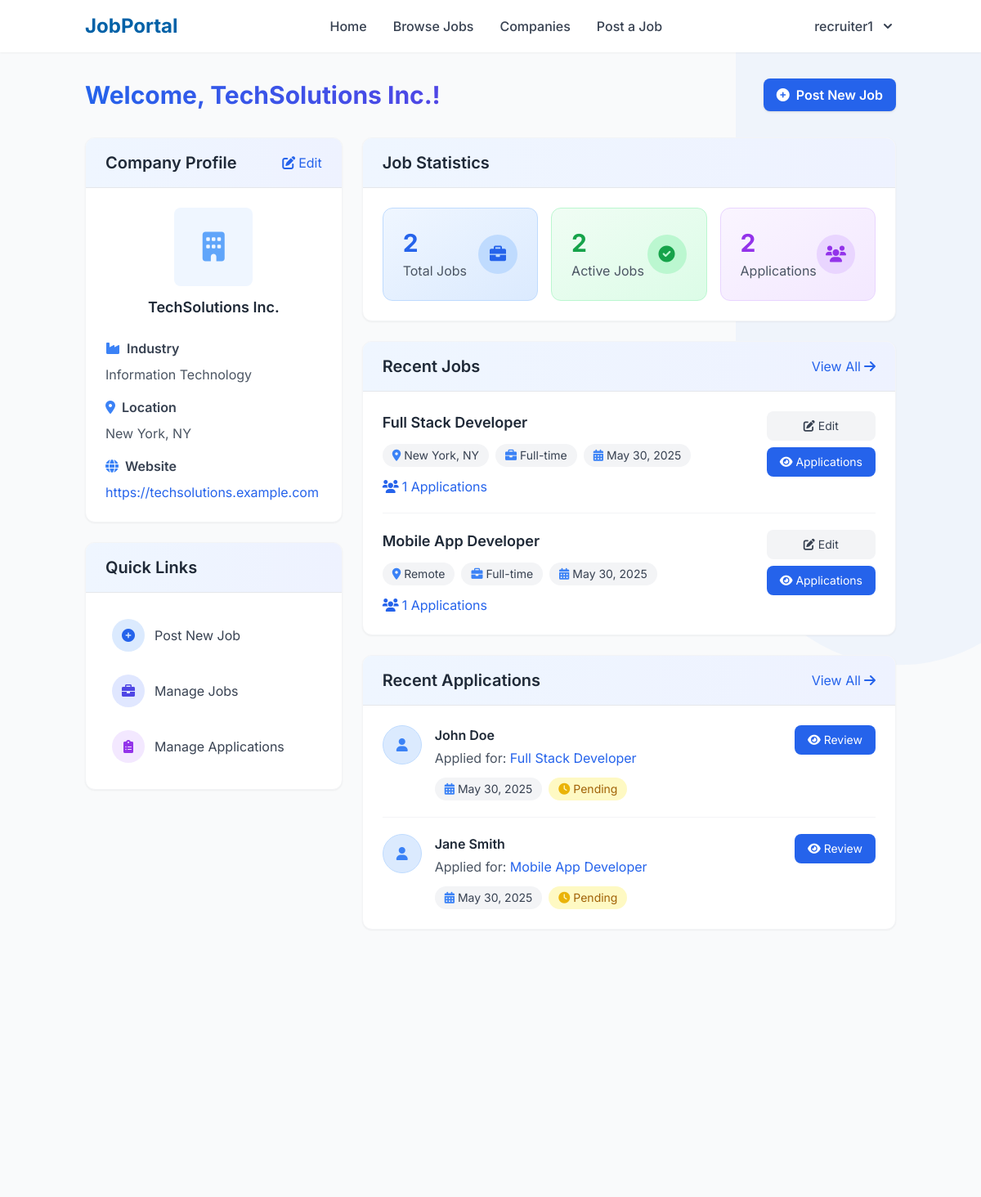
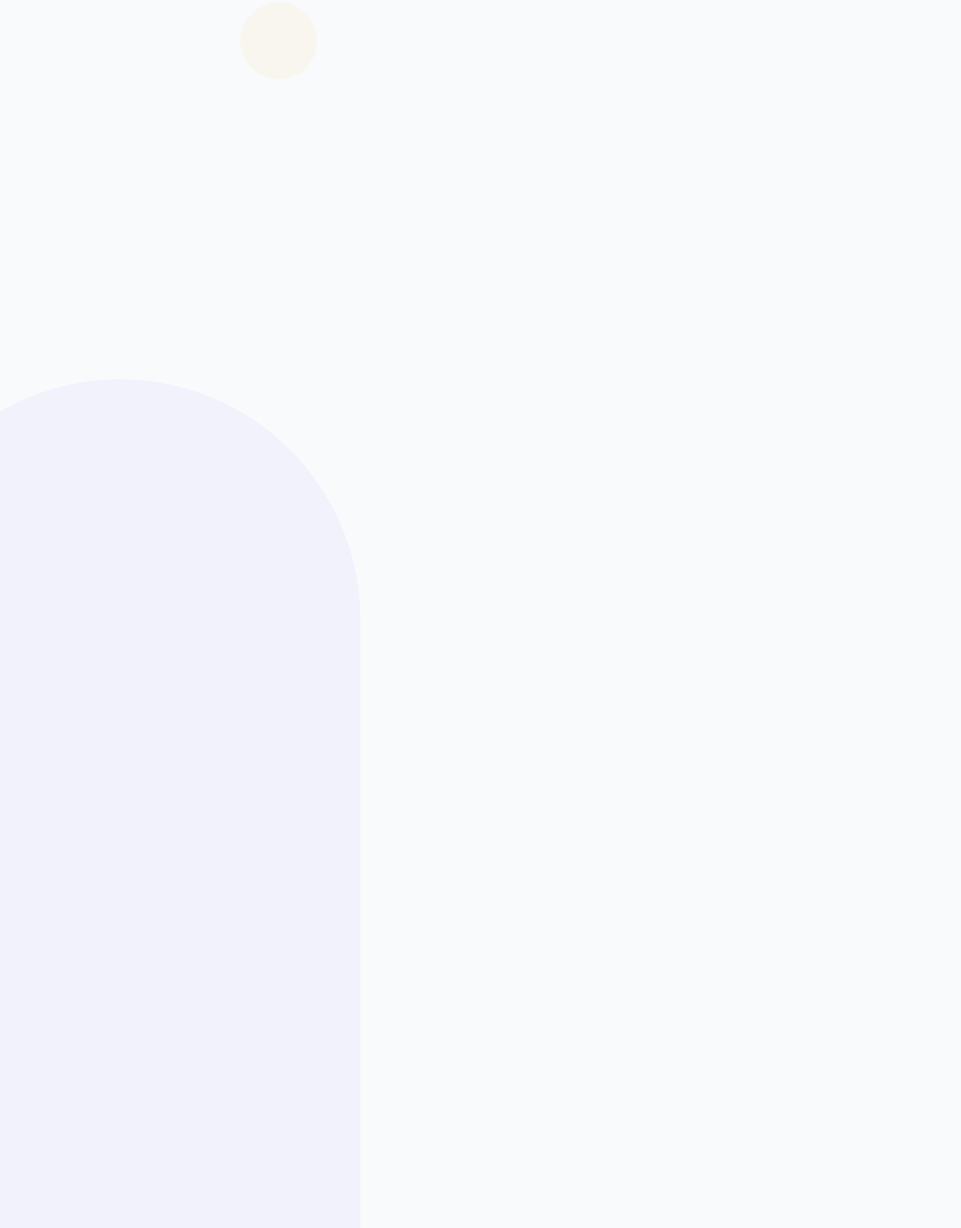
Page /recruiter_dashboard.php (signed in) on the committed database (2 pictures, top to bottom).
### tables this page shows
CREATE TABLE IF NOT EXISTS company_profiles (
    id INT NOT NULL PRIMARY KEY AUTO_INCREMENT,
    user_id INT NOT NULL,
    company_name VARCHAR(100) NOT NULL,
    company_description TEXT,
    industry VARCHAR(100),
    website VARCHAR(255),
    location VARCHAR(100),
    logo_path VARCHAR(255),
    FOREIGN KEY (user_id) REFERENCES users(id) ON DELETE CASCADE
);

CREATE TABLE IF NOT EXISTS jobs (
    id INT NOT NULL PRIMARY KEY AUTO_INCREMENT,
    recruiter_id INT NOT NULL,
    title VARCHAR(100) NOT NULL,
    description TEXT NOT NULL,
    requirements TEXT,
    location VARCHAR(100),
    job_type ENUM('full-time', 'part-time', 'contract', 'internship') NOT NULL,
    salary VARCHAR(50),
    posted_date TIMESTAMP DEFAULT CURRENT_TIMESTAMP,
    deadline DATE,
    status ENUM('open', 'closed') DEFAULT 'open',
    FOREIGN KEY (recruiter_id) REFERENCES users(id) ON DELETE CASCADE
);

CREATE TABLE IF NOT EXISTS applications (
    id INT NOT NULL PRIMARY KEY AUTO_INCREMENT,
    job_id INT NOT NULL,
    student_id INT NOT NULL,
    application_date TIMESTAMP DEFAULT CURRENT_TIMESTAMP,
    status ENUM('pending', 'reviewed', 'accepted', 'rejected') DEFAULT 'pending',
    cover_letter TEXT,
    FOREIGN KEY (job_id) REFERENCES jobs(id) ON DELETE CASCADE,
    FOREIGN KEY (student_id) REFERENCES users(id) ON DELETE CASCADE
);

CREATE TABLE IF NOT EXISTS student_profiles (
    id INT NOT NULL PRIMARY KEY AUTO_INCREMENT,
    user_id INT NOT NULL,
    full_name VARCHAR(100) NOT NULL,
    phone VARCHAR(20),
    address TEXT,
    education TEXT,
    skills TEXT,
    experience TEXT,
    resume_path VARCHAR(255),
    profile_pic VARCHAR(255),
    FOREIGN KEY (user_id) REFERENCES users(id) ON DELETE CASCADE
);

### recruiter_dashboard.php (the view, shortened to what the rows shown need)
<?php
require_once 'includes/functions.php';
$company = getCompanyProfile($_SESSION['user_id']);
$sql = "SELECT j.*,
        (SELECT COUNT(*) FROM applications WHERE job_id = j.id) as application_count
        FROM jobs j
        WHERE j.recruiter_id = ?
        ORDER BY j.posted_date DESC
        LIMIT 5";
$stmt = mysqli_prepare($conn, $sql);
mysqli_stmt_bind_param($stmt, "i", $_SESSION['user_id']);
mysqli_stmt_execute($stmt);
$result = mysqli_stmt_get_result($stmt);
$recent_jobs = mysqli_fetch_all($result, MYSQLI_ASSOC);
$sql = "SELECT a.*, j.title, s.full_name, s.profile_pic
        FROM applications a
        JOIN jobs j ON a.job_id = j.id
        JOIN student_profiles s ON a.student_id = s.user_id
        WHERE j.recruiter_id = ?
        ORDER BY a.application_date DESC
        LIMIT 5";
$stmt = mysqli_prepare($conn, $sql);
mysqli_stmt_bind_param($stmt, "i", $_SESSION['user_id']);
mysqli_stmt_execute($stmt);
$result = mysqli_stmt_get_result($stmt);
$recent_applications = mysqli_fetch_all($result, MYSQLI_ASSOC);
include 'includes/header.php';
?>
<div class="bg-gray-50 py-8 min-h-screen relative overflow-hidden">
    <div class="container mx-auto px-4 relative z-10">
        <div class="flex items-center justify-between mb-8">
            <h1 class="text-3xl font-bold text-gray-800">
                <span class="bg-clip-text text-transparent bg-gradient-to-r from-blue-600 to-indigo-600">
                </span>
            </h1>
        </div>
        <div class="grid grid-cols-1 lg:grid-cols-3 gap-6">
            <div class="lg:col-span-1">
                <div class="bg-white rounded-xl shadow-sm border border-gray-100 overflow-hidden mb-6 transition duration-300 hover:shadow-md">
                    <div class="bg-gradient-to-r from-blue-50 to-indigo-50 px-6 py-4 flex justify-between items-center border-b">
                        <h2 class="text-xl font-semibold text-gray-800">Company Profile</h2>
                    </div>
                    <div class="p-6">
                        <div class="flex flex-col items-center mb-6">
                            <?php if (!empty($company['logo_path'])): ?>
                                <img src="<?php echo $company['logo_path']; ?>" alt="Company Logo" class="w-24 h-24 object-contain mb-3 rounded-lg shadow-sm">
                            <?php else: ?>
                                <div class="w-24 h-24 bg-blue-50 flex items-center justify-center mb-3 rounded-lg">
                                    <i class="fas fa-building text-blue-400 text-4xl"></i>
                                </div>
                            <?php endif; ?>
                            <h3 class="text-lg font-semibold text-center text-gray-800"><?php echo htmlspecialchars($company['company_name'] ?? $_SESSION['username']); ?></h3>
                        </div>
                        <div class="space-y-4">
                            <div>
                                <h4 class="font-semibold text-gray-700 mb-2 flex items-center">
                                    <i class="fas fa-industry text-blue-500 mr-2"></i> Industry
                                </h4>
                                <?php if (!empty($company['industry'])): ?>
                                    <p class="text-gray-600"><?php echo htmlspecialchars($company['industry']); ?></p>
                                <?php else: ?>
                                    <p class="text-gray-400 italic">Not specified</p>
                                <?php endif; ?>
                            </div>
                            <div>
                                <h4 class="font-semibold text-gray-700 mb-2 flex items-center">
                                    <i class="fas fa-map-marker-alt text-blue-500 mr-2"></i> Location
                                </h4>
                                <?php if (!empty($company['location'])): ?>
                                    <p class="text-gray-600"><?php echo htmlspecialchars($company['location']); ?></p>
                                <?php else: ?>
                                    <p class="text-gray-400 italic">Not specified</p>
                                <?php endif; ?>
                            </div>
                            <div>
                                <h4 class="font-semibold text-gray-700 mb-2 flex items-center">
                                    <i class="fas fa-globe text-blue-500 mr-2"></i> Website
                                </h4>
                                <?php if (!empty($company['website'])): ?>
                                    <a href="<?php echo $company['website']; ?>" class="text-blue-600 hover:text-blue-800 transition duration-300" target="_blank"><?php echo htmlspecialchars($company['website']); ?></a>
                                <?php else: ?>
                                    <p class="text-gray-400 italic">Not specified</p>
                                <?php endif; ?>
                            </div>
                        </div>
                    </div>
                </div>
                <div class="bg-white rounded-xl shadow-sm border border-gray-100 overflow-hidden transition duration-300 hover:shadow-md">
                    <div class="bg-gradient-to-r from-blue-50 to-indigo-50 px-6 py-4 border-b">
                        <h2 class="text-xl font-semibold text-gray-800">Quick Links</h2>
                    </div>
                </div>
            </div>
            <div class="lg:col-span-2">
                <div class="bg-white rounded-xl shadow-sm border border-gray-100 overflow-hidden mb-6 transition duration-300 hover:shadow-md">
                    <div class="bg-gradient-to-r from-blue-50 to-indigo-50 px-6 py-4 border-b">
                        <h2 class="text-xl font-semibold text-gray-800">Job Statistics</h2>
                    </div>
                </div>
                <div class="bg-white rounded-xl shadow-sm border border-gray-100 overflow-hidden mb-6 transition duration-300 hover:shadow-md">
                    <div class="bg-gradient-to-r from-blue-50 to-indigo-50 px-6 py-4 flex justify-between items-center border-b">
                        <h2 class="text-xl font-semibold text-gray-800">Recent Jobs</h2>
                    </div>
                    <div class="p-6">
                        <?php if (count($recent_jobs) > 0): ?>
                            <div class="space-y-5">
                                <?php foreach ($recent_jobs as $job): ?>
                                    <div class="border-b border-gray-100 pb-5 last:border-b-0 last:pb-0">
                                        <div class="flex flex-col md:flex-row md:justify-between md:items-start gap-4">
                                            <div>
                                                <h3 class="font-semibold text-lg text-gray-800">
                                                    <a href="job_details.php?id=<?php echo $job['id']; ?>" class="hover:text-blue-600 transition duration-300"><?php echo htmlspecialchars($job['title']); ?></a>
                                                </h3>
                                                <div class="flex flex-wrap gap-2 mt-3">
                                                    <span class="bg-gray-100 text-gray-700 px-3 py-1 rounded-full text-sm flex items-center">
                                                        <i class="fas fa-map-marker-alt mr-1 text-blue-500"></i> <?php echo htmlspecialchars($job['location']); ?>
                                                    </span>
                                                    <span class="bg-gray-100 text-gray-700 px-3 py-1 rounded-full text-sm flex items-center">
                                                        <i class="fas fa-briefcase mr-1 text-blue-500"></i> <?php echo htmlspecialchars(ucfirst($job['job_type'])); ?>
                                                    </span>
                                                    <span class="bg-gray-100 text-gray-700 px-3 py-1 rounded-full text-sm flex items-center">
                                                        <i class="fas fa-calendar-alt mr-1 text-blue-500"></i> <?php echo date('M d, Y', strtotime($job['posted_date'])); ?>
                                                    </span>
                                                </div>
                                                <div class="mt-3">
                                                    <span class="text-blue-600 flex items-center">
                                                        <i class="fas fa-users mr-1"></i> <?php echo $job['application_count']; ?> Applications
                                                    </span>
                                                </div>
                                            </div>
                                            <div class="flex flex-row md:flex-col space-x-3 md:space-x-0 md:space-y-2">
                                                <a href="edit_job.php?id=<?php echo $job['id']; ?>" class="bg-gray-100 hover:bg-gray-200 text-gray-700 px-4 py-2 rounded-lg text-sm transition duration-300 flex items-center justify-center">
                                                    <i class="fas fa-edit mr-1"></i> Edit
                                                </a>
                                                <a href="view_applications.php?job_id=<?php echo $job['id']; ?>" class="bg-blue-600 hover:bg-blue-700 text-white px-4 py-2 rounded-lg text-sm transition duration-300 flex items-center justify-center">
                                                    <i class="fas fa-eye mr-1"></i> Applications
                                                </a>
                                            </div>
                                        </div>
                                    </div>
                                <?php endforeach; ?>
                            </div>
                        <?php endif; ?>
                    </div>
                </div>
                <div class="bg-white rounded-xl shadow-sm border border-gray-100 overflow-hidden transition duration-300 hover:shadow-md">
                    <div class="bg-gradient-to-r from-blue-50 to-indigo-50 px-6 py-4 flex justify-between items-center border-b">
                        <h2 class="text-xl font-semibold text-gray-800">Recent Applications</h2>
                    </div>
                    <div class="p-6">
                        <?php if (count($recent_applications) > 0): ?>
                            <div class="space-y-5">
                                <?php foreach ($recent_applications as $application): ?>
                                    <div class="border-b border-gray-100 pb-5 last:border-b-0 last:pb-0">
                                        <div class="flex flex-col md:flex-row md:justify-between md:items-start gap-4">
                                            <div class="flex items-start space-x-4">
                                                <?php if (!empty($application['profile_pic'])): ?>
                                                    <img src="<?php echo $application['profile_pic']; ?>" alt="Applicant" class="w-12 h-12 rounded-full object-cover border border-gray-200">
                                                <?php else: ?>
                                                    <div class="w-12 h-12 rounded-full bg-blue-100 flex items-center justify-center border border-blue-200">
                                                        <i class="fas fa-user text-blue-500"></i>
                                                    </div>
                                                <?php endif; ?>
                                                <div>
                                                    <h3 class="font-semibold text-gray-800"><?php echo htmlspecialchars($application['full_name']); ?></h3>
                                                    <p class="text-gray-600 mt-1">Applied for: <a href="job_details.php?id=<?php echo $application['job_id']; ?>" class="text-blue-600 hover:text-blue-800 transition duration-300"><?php echo htmlspecialchars($application['title']); ?></a></p>
                                                    <div class="flex flex-wrap gap-2 mt-3">
                                                        <span class="bg-gray-100 text-gray-700 px-3 py-1 rounded-full text-sm flex items-center">
                                                            <i class="fas fa-calendar-alt mr-1 text-blue-500"></i> <?php echo date('M d, Y', strtotime($application['application_date'])); ?>
                                                        </span>
                                                        <?php
                                                        $status_class = '';
                                                        $status_bg = '';
                                                        $status_icon = '';
                                                        switch ($application['status']) {
                                                            case 'pending':
                                                                $status_class = 'text-yellow-700';
                                                                $status_bg = 'bg-yellow-100';
                                                                $status_icon = 'fas fa-clock text-yellow-500';
                                                                break;
                                                        }
                                                        ?>
                                                        <span class="<?php echo $status_bg . ' ' . $status_class; ?> px-3 py-1 rounded-full text-sm flex items-center">
                                                            <i class="<?php echo $status_icon; ?> mr-1"></i> <?php echo ucfirst($application['status']); ?>
                                                        </span>
                                                    </div>
                                                </div>
                                            </div>
                                            <a href="review_application.php?id=<?php echo $application['id']; ?>" class="bg-blue-600 hover:bg-blue-700 text-white px-4 py-2 rounded-lg text-sm transition duration-300 flex items-center justify-center whitespace-nowrap">
                                                <i class="fas fa-eye mr-1"></i> Review
                                            </a>
                                        </div>
                                    </div>
                                <?php endforeach; ?>
                            </div>
                        <?php endif; ?>
                    </div>
                </div>
            </div>
        </div>
    </div>
</div>
<?php include 'includes/footer.php'; ?>

### rows in the picture
company_profiles: company_name "TechSolutions Inc.", industry "Information Technology", location "New York, NY", website "https://techsolutions.example.com"
jobs: title "Full Stack Developer", location "New York, NY", job_type "Full-time", posted_date "May 30, 2025", application_count "1"
jobs: title "Mobile App Developer", location "Remote", job_type "Full-time", posted_date "May 30, 2025", application_count "1"
applications: student_profiles.full_name "John Doe", job.title "Full Stack Developer", application_date "May 30, 2025", status "Pending"
applications: student_profiles.full_name "Jane Smith", job.title "Mobile App Developer", application_date "May 30, 2025", status "Pending"

### other values in the picture
$_SESSION['username'] "recruiter1"
$total_jobs "2"
$active_jobs "2"
$total_applications "2"
